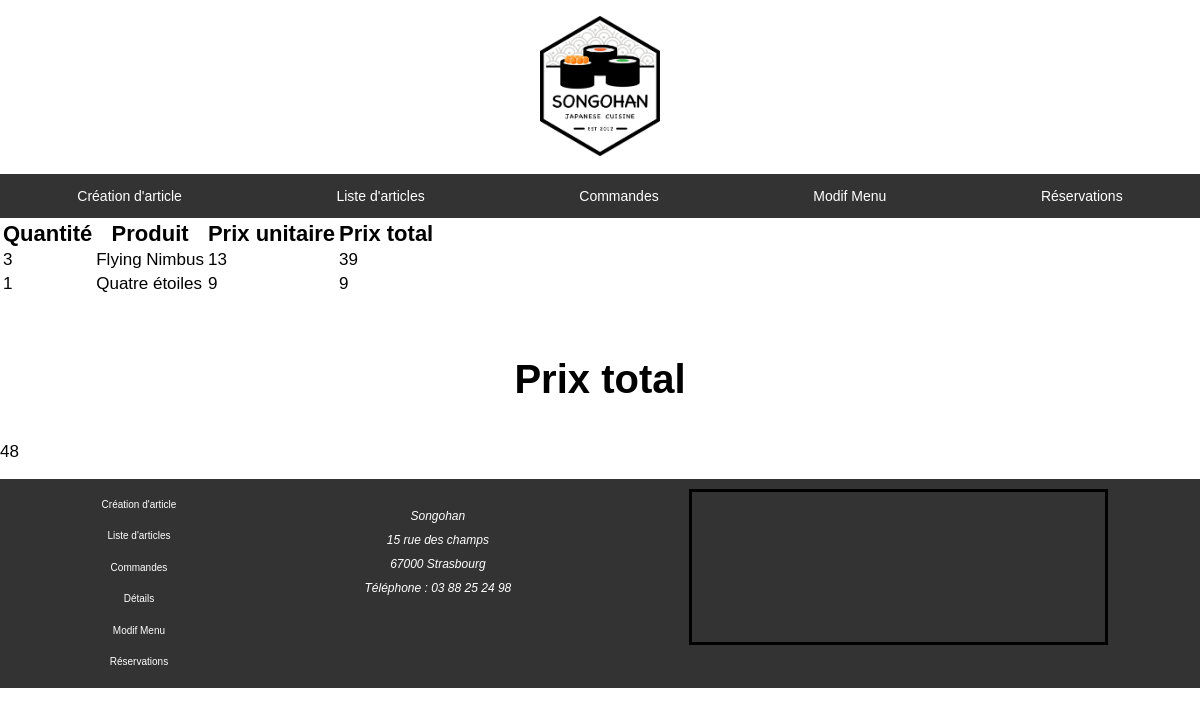
/?page=orderdetail&id=1 (signed in), run on the app's committed database.
### tables this page shows
CREATE TABLE `products` (
  `product_id` int(11) NOT NULL,
  `product_title` varchar(254) NOT NULL,
  `product_description` varchar(1023) NOT NULL,
  `price` float NOT NULL,
  `picture` varchar(254) NOT NULL,
  `type` varchar(63) NOT NULL
);

### Apps/orderdetail.php (called while the page is built)
<?php
$id = $_GET['id'];
$manager = new OrderManager($pdo);
$order = $manager->find($id);
$manager = new ProductsManager($pdo);
$products = $manager->countByOrder($order);
require('Views/orderdetail.phtml');

### Apps/contentadmin.php (called while the page is built)
<?php
require('Views/contentadmin.phtml');

### index.php (called while the page is built, shortened)
<?php
try
{
	require('Apps/base.php');
}
catch (Exception $exception)
{
	$error = 'Erreur : ' . $exception->getMessage();
	require('Apps/error.php');
}

### Models/OrderManager.class.php (called while the page is built, shortened)
<?php
class OrderManager
{
	private $pdo;
	public function __construct($pdo)
	{
		$this->pdo = $pdo;
	}
	public function find($id)
	{
		return $this->findByOrderNumber($id);
	}
	public function findByOrderNumber($order_Number)
	{
		$query = $this->pdo->prepare("SELECT * FROM orders WHERE order_Number=?");
		$query->execute([$order_Number]);
		$order = $query->fetchObject('Order', [$this->pdo]);
		return $order;
	}
}
?>

### Models/ProductsManager.class.php (called while the page is built, shortened)
<?php
class ProductsManager
{
	private $pdo;
	public function __construct($pdo)
	{
		$this->pdo = $pdo;
	}
	public function countByOrder(Order $order)
	{
		$query = $this->pdo->prepare("SELECT products.*, COUNT(products.product_id) AS qte FROM products LEFT JOIN orderdetails ON orderdetails.product_id=products.product_id WHERE orderdetails.order_Number=? GROUP BY products.product_id");
		$query->execute([$order->getOrderNumber()]);
		$products = $query->fetchAll(PDO::FETCH_CLASS, 'Products', [$this->pdo]);
		return $products;
	}
}
?>

### Models/Order.class.php (called while the page is built, shortened)
<?php
class Order
{
	private $order_Number;
	public function getOrderNumber()
	{
		return $this->order_Number;
	}
}
?>

### Models/Products.class.php (called while the page is built, shortened)
<?php
class Products
{
	private $product_title;
	private $price;
	public function getProductTitle()
	{
		return $this->product_title;
	}
	public function getPrice()
	{
		return $this->price;
	}
}
?>

### Views/orderdetail.phtml (the view)
<section class="orderdetail">
	<table>
	    <thead>
	        <th>Quantité</th>
	        <th>Produit</th>
	        <th>Prix unitaire</th>
	        <th>Prix total</th>
	    </thead>
	    <tbody>
	        <?php foreach ($products as $ligne): ?>
	        <tr>
	            <td><?=$ligne->qte ?></td>
	            <td><?= $ligne->getProductTitle()?></td>
	            <td><?= $ligne->getPrice()?></td>
	            <td><?=($ligne->getPrice())*$ligne->qte ?></td>
	        </tr>
	        <?php endforeach ?>
	    </tbody>
	</table>
	<section class="recap-order">
		<h3>Prix total</h3>
		<p><?php
			$total=0;
			foreach($products AS $product)
				$total=$total+($product->getPrice())*($product->qte);
		?><?=$total?>
		</p>
	</section>
</section>

### Public/css/style.css (style rules this page uses)
html { font-size: 62.5%; font-family: "Bree Serif", Arial, sans-serif; }
h3 { font-size: 4rem; }
p, tbody { font-size: 1.7rem; }
thead { font-size: 2.2rem; }

### Public/css/stylem.css (style rules this page uses)
* { font-family: Arial, sans-serif; }
h3 { margin-top: 5%; text-align: center; }
body { background-image: url(../img/menu/fond2.jpg); }

### data on the page
products: qte "3", product_title "Flying Nimbus", price "13", qte "39"
products: qte "1", product_title "Quatre étoiles", price "9", ($ligne->getPrice())*$ligne->qte "9"

### other printed values
$total "48"
